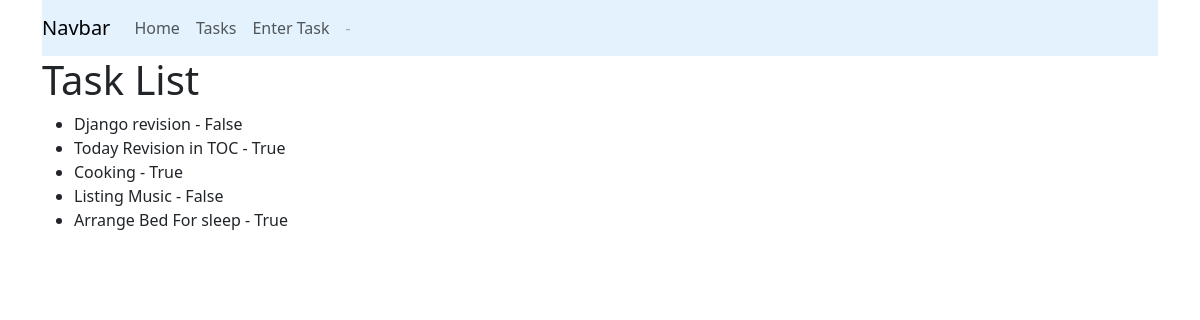
Before: /task/ with the older database file.
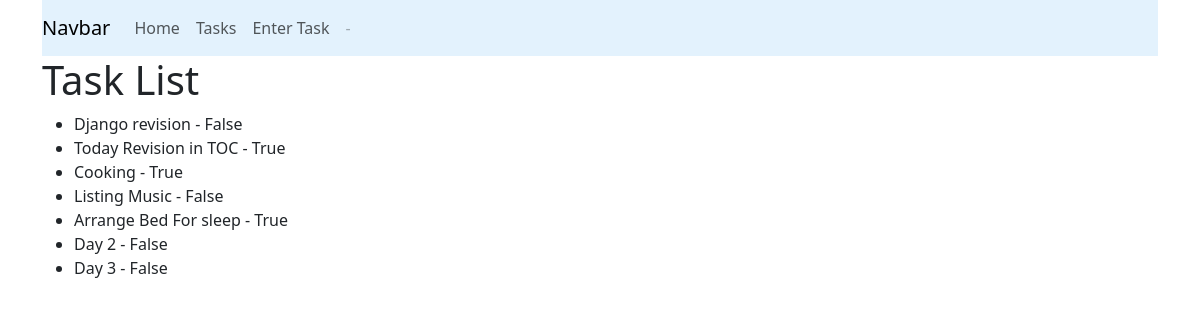
After: the same page with the newer database file.
### tasks/models.py (models this page shows)
class Task(models.Model):
    title = models.CharField(max_length=200)
    description = models.CharField(max_length=500)
    created_at = models.DateTimeField(auto_now_add=True)
    is_completed = models.BooleanField(default=False)

### tasks/views.py (the view)
# urls.py: path("", views.home, name="task"),
def home(request):
    data = {
        'all_tasks': Task.objects.all(),
        'title': "Task"
    }
    return render(request, "task.html", data)

### tasks/templates/task.html
{% extends "index.html" %}
{% block content %}
<h1>Task List</h1>
<ul>
  {% for t in all_tasks %}
    <li>{{ t.title }} - {{ t.is_completed }}</li>
  {% empty %}
    <li>No tasks found</li>
  {% endfor %}
</ul>
{% endblock %}

Changed rows visible on the page:
added Task: title "Day 2", is_completed "False"
added Task: title "Day 3", is_completed "False"
